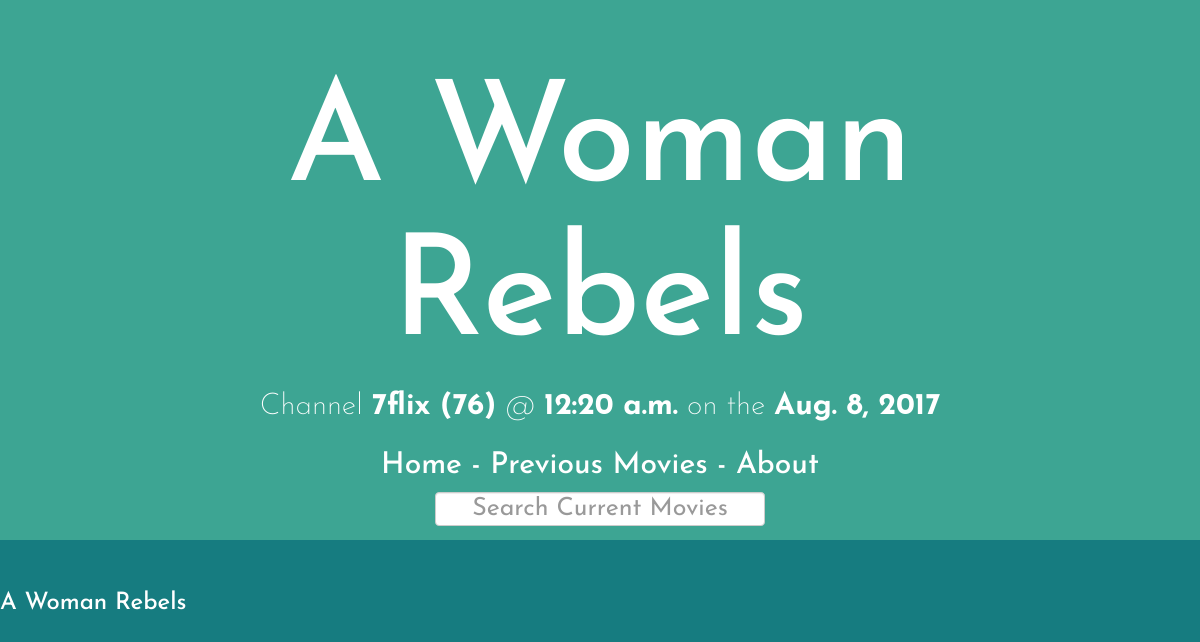
The app's page /movies/70/ with its own data.
### movies/models.py (models this page shows, shortened)
class Movie(models.Model):
    movie_name = models.CharField(max_length=200)
    channel = models.CharField(max_length=30)
    air_date = models.DateField(blank=True)
    air_time = models.TimeField(blank=True)

### movies/views.py (the view)
# urls.py: url(r'^(?P<pk>[0-9]+)/', views.DetailView.as_view(), name='detail'),
class DetailView(generic.DetailView):
    model = Movie
    template_name = 'movies/detail.html'

### movies/templates/movies/detail.html
{% extends 'movies/base.html' %}
{% block pagetitle %}
    {{ movie.movie_name }}
{% endblock %}
{% block pageblurb %}
    Channel <strong>{{ movie.channel }}</strong> @ <strong>{{ movie.air_time }}</strong> on the <strong>{{ movie.air_date }}</strong>
{% endblock %}
{% block body %}
    <h3>{{ movie.movie_name }}</h3>
{% endblock %}

### movies/static/movies/style.css (style rules this page uses)
body { background-color: #167c80; color: white; font-family: 'Josefin Sans', sans-serif; border-radius: 0px; }

### records on screen
Movie: movie_name "A Woman Rebels", channel "7flix (76)", air_time "12:20 a.m.", air_date "Aug. 8, 2017"
